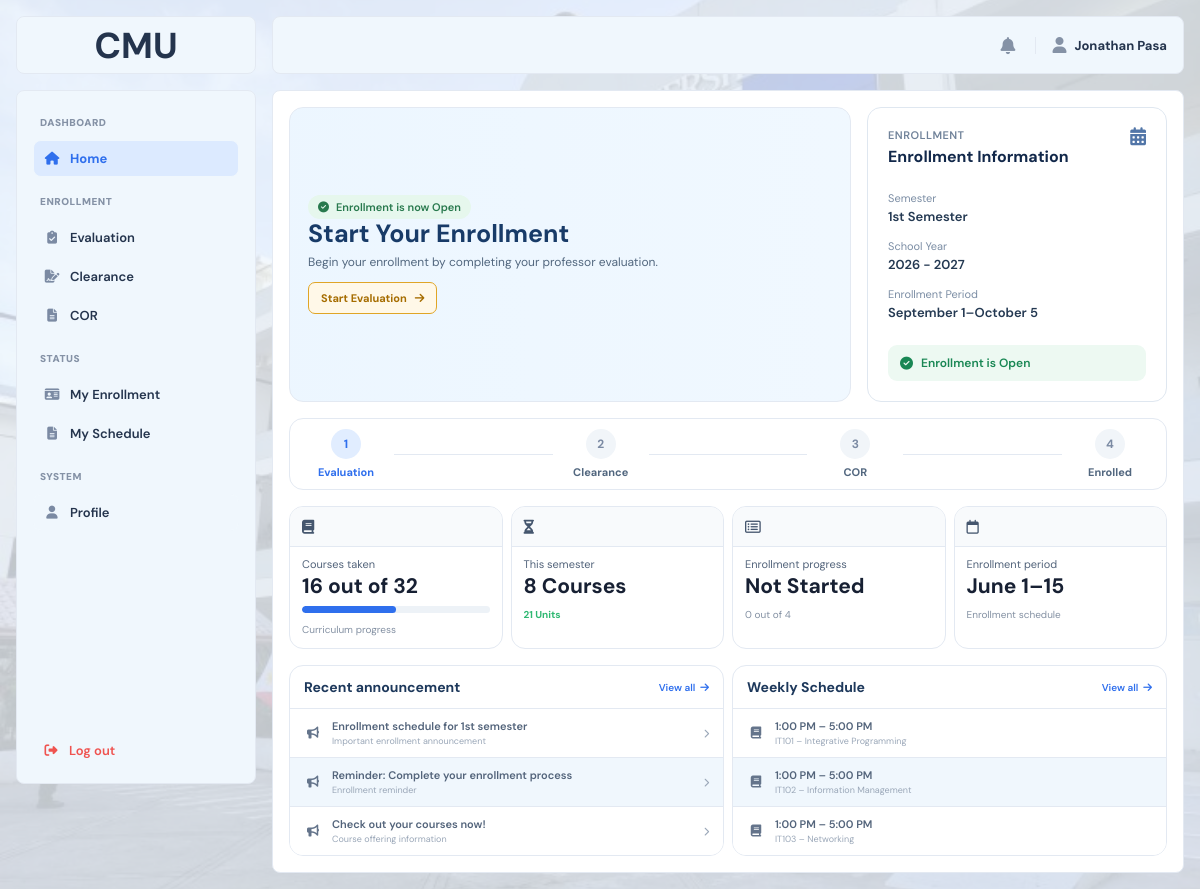
The page /?page=home_main (signed in) on the database its author committed.
### tables this page shows
CREATE TABLE `system_settings` (
  `setting_id` int(10) UNSIGNED NOT NULL,
  `enrollment_status` enum('OPEN','CLOSED') NOT NULL DEFAULT 'CLOSED',
  `semester` varchar(50) DEFAULT NULL,
  `school_year` varchar(20) DEFAULT NULL,
  `start_date` date DEFAULT NULL,
  `end_date` date DEFAULT NULL,
  `updated_at` datetime NOT NULL DEFAULT current_timestamp() ON UPDATE current_timestamp()
);

CREATE TABLE `students` (
  `student_id` int(10) UNSIGNED NOT NULL,
  `user_id` int(10) UNSIGNED DEFAULT NULL,
  `student_number` varchar(50) NOT NULL,
  `first_name` varchar(100) NOT NULL,
  `middle_name` varchar(100) DEFAULT NULL,
  `last_name` varchar(100) NOT NULL,
  `program` varchar(100) NOT NULL,
  `year_level` int(11) NOT NULL,
  `section` varchar(50) DEFAULT NULL,
  `email` varchar(100) NOT NULL,
  `phone` varchar(20) DEFAULT NULL,
  `password_hash` varchar(255) NOT NULL,
  `enrollment_phase` enum('NOT_STARTED','EVALUATION','CLEARANCE','COR','ENROLLED') NOT NULL DEFAULT 'NOT_STARTED',
  `enrollment_status` varchar(50) NOT NULL DEFAULT 'Closed',
  `created_at` datetime NOT NULL DEFAULT current_timestamp()
);

### frontend/pages/main/home_main.php (the view, shortened to what the rows shown need)
<?php
require_once dirname(__DIR__, 3) . '/backend/bootstrap.php';
require_once dirname(__DIR__, 3) . '/backend/models/student.php';
$studentId = $_SESSION['student_id'] ?? null;
$student = student_find_by_id($conn, (int) $studentId);
$settingsStmt = $conn->prepare(
    'SELECT
        enrollment_status,
        semester,
        school_year,
        start_date,
        end_date
     FROM system_settings
     WHERE setting_id = 1
     LIMIT 1'
);
$settingsStmt->execute();
$settings = $settingsStmt->get_result()->fetch_assoc();
$enrollmentStatus = $settings['enrollment_status'] ?? 'CLOSED';
$enrollmentPhase = $student['enrollment_phase'];
$semester = $settings['semester'] ?? '';
$schoolYear = $settings['school_year'] ?? '';
$startDate = $settings['start_date'] ?? null;
$endDate = $settings['end_date'] ?? null;
$enrollmentPeriod = '';
if ($startDate && $endDate) {
    $startTimestamp = strtotime($startDate);
    $endTimestamp = strtotime($endDate);
    if (date('Y-m', $startTimestamp) === date('Y-m', $endTimestamp)) {
        $enrollmentPeriod =
            date('F j', $startTimestamp) .
            '–' .
            date('j', $endTimestamp);
    } else {
        $enrollmentPeriod =
            date('F j', $startTimestamp) .
            '–' .
            date('F j', $endTimestamp);
    }
}
?>
<!DOCTYPE html>
<html lang="en">
<head>
    <link rel="stylesheet" href="<?= BASE_URL ?>frontend/assets/css/main.css">
    <link rel="stylesheet" href="<?= BASE_URL ?>frontend/assets/css/student.css">
    <link rel="stylesheet"
          href="https://cdnjs.cloudflare.com/ajax/libs/font-awesome/6.5.2/css/all.min.css">
</head>
<body>
<div class="layout">
    <?php require FRONTEND_PATH . 'includes/sidebar.php'; ?>
    <div class="main">
        <div class="content">
            <div class="home-hero-layout">
            <?php if ($enrollmentStatus === 'CLOSED'): ?>
                <section class="home-hero">
                    <div class="home-hero-content">
                        <div class="status-badge status-closed">
                            <i class="fa-solid fa-circle-info"></i>
                            Enrollment is currently Closed
                        </div>
                        <p class="semester-label">
                            1st Semester, S.Y. 2026–2027
                        </p>
                        <h1>
                            Welcome Back, <?= e($student['first_name']) ?>!
                        </h1>
                        <p class="hero-description">
                            Enrollment is currently unavailable. Please wait for the enrollment period to open.
                        </p>
                        <a href="<?= BASE_URL ?>?page=profile"
                        class="hero-button">
                            View Profile
                            <i class="fa-regular fa-user"></i>
                        </a>
                    </div>
                </section>
            <?php elseif ($enrollmentPhase === 'NOT_STARTED'): ?>
                <section class="home-hero">
                    <div class="home-hero-content">
                        <h1>Start Your Enrollment</h1>
                    </div>
                </section>
            <?php endif; ?>
                <aside class="enrollment-info-card">
                    <div class="enrollment-info-header">
                        <div>
                            <h2>Enrollment Information</h2>
                        </div>
                    </div>
                    <div class="enrollment-info-details">
                        <div class="enrollment-info-item">
                            <span>Semester</span>
                            <strong>
                                <?= e($semester ?: 'Not set') ?>
                            </strong>
                        </div>
                        <div class="enrollment-info-item">
                            <span>School Year</span>
                            <strong>
                                <?= e($schoolYear ?: 'Not set') ?>
                            </strong>
                        </div>
                        <div class="enrollment-info-item">
                            <span>Enrollment Period</span>
                            <strong>
                                <?= e($enrollmentPeriod ?: 'Not set') ?>
                            </strong>
                        </div>
                    </div>
                </aside>
            </div>
            <section class="home-stats">
                <div class="home-stat-card">
                    <div class="stat-content">
                        <h2>16 out of 32</h2>
                    </div>
                </div>
                <div class="home-stat-card">
                    <div class="stat-content">
                        <h2>8 Courses</h2>
                    </div>
                </div>
                <div class="home-stat-card">
                    <div class="stat-content">
                        <p>Enrollment progress</p>
                        <h2>
                            <?php
                            $phaseLabels = [
                                'NOT_STARTED' => 'Not Started',
                                'EVALUATION'  => 'Evaluation Completed',
                                'CLEARANCE'   => 'Clearance Completed',
                                'COR'         => 'COR Submitted',
                                'ENROLLED'    => 'Enrolled'
                            ];
                            echo e($phaseLabels[$enrollmentPhase] ?? 'Unknown');
                            ?>
                        </h2>
                        <span>
                            <?php
                            $phaseProgress = [
                                'NOT_STARTED' => '0 out of 4',
                                'EVALUATION'  => '1 out of 4',
                                'CLEARANCE'   => '2 out of 4',
                                'COR'         => '3 out of 4',
                                'ENROLLED'    => '4 out of 4'
                            ];
                            echo $phaseProgress[$enrollmentPhase] ?? '0 out of 4';
                            ?>
                        </span>
                    </div>
                </div>
                <div class="home-stat-card">
                    <div class="stat-content">
                        <h2>June 1–15</h2>
                    </div>
                </div>
            </section>
            <section class="home-lower">
                <div class="home-panel">
                    <div class="panel-header">
                        <h2>Recent announcement</h2>
                    </div>
                </div>
                <div class="home-panel">
                    <div class="panel-header">
                        <h2>Weekly Schedule</h2>
                    </div>
                </div>
            </section>
        </div>
    </div>
</div>
</body>
</html>

### rows shown on the page
system_settings: semester "1st Semester", school_year "2026 - 2027", start_date+end_date "September 1–October 5"
students: enrollment_phase "Not Started", enrollment_phase "0 out of 4"

### other values the page prints
$section['title'] "ENROLLMENT"
$item['label'] "Evaluation"
$item['label'] "Clearance"
$item['label'] "COR"
$section['title'] "STATUS"
$item['label'] "My Enrollment"
$item['label'] "My Schedule"
$section['title'] "SYSTEM"
$item['label'] "Profile"
$userName "Jonathan Pasa"
